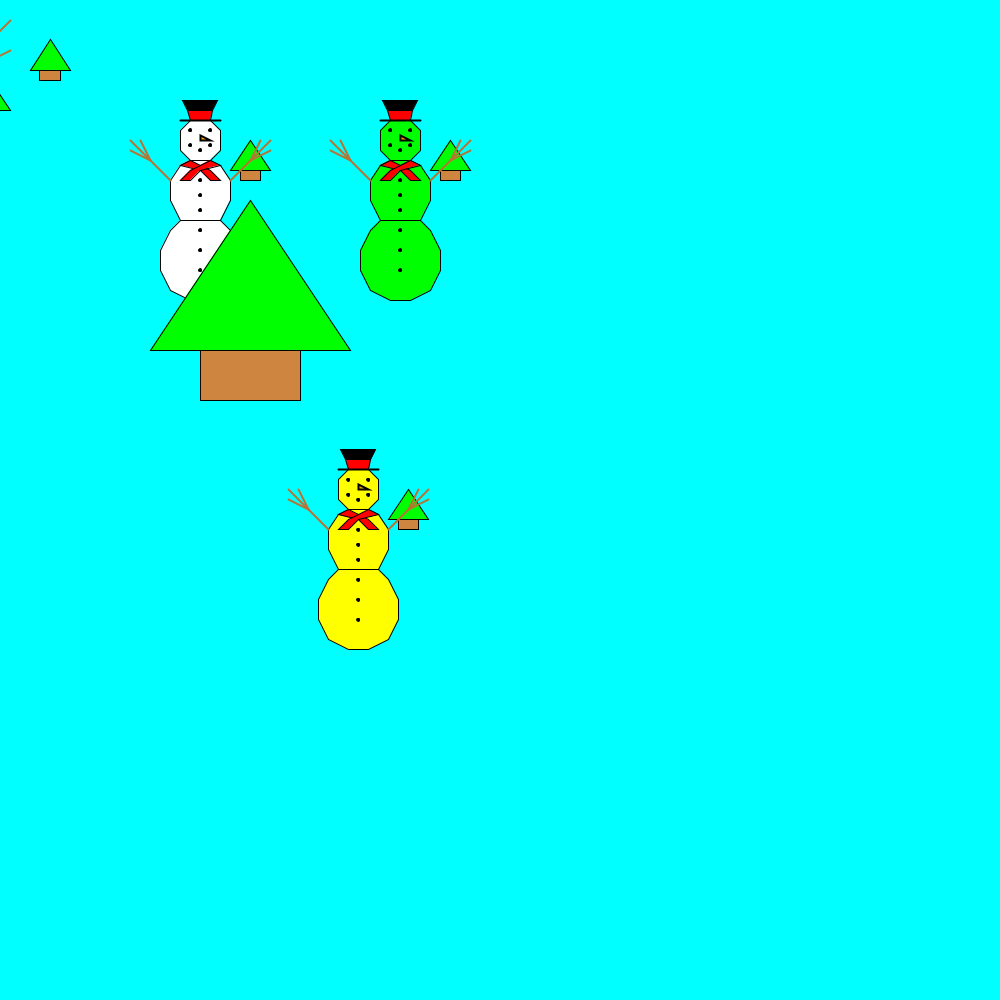
Frame 1 (no input)
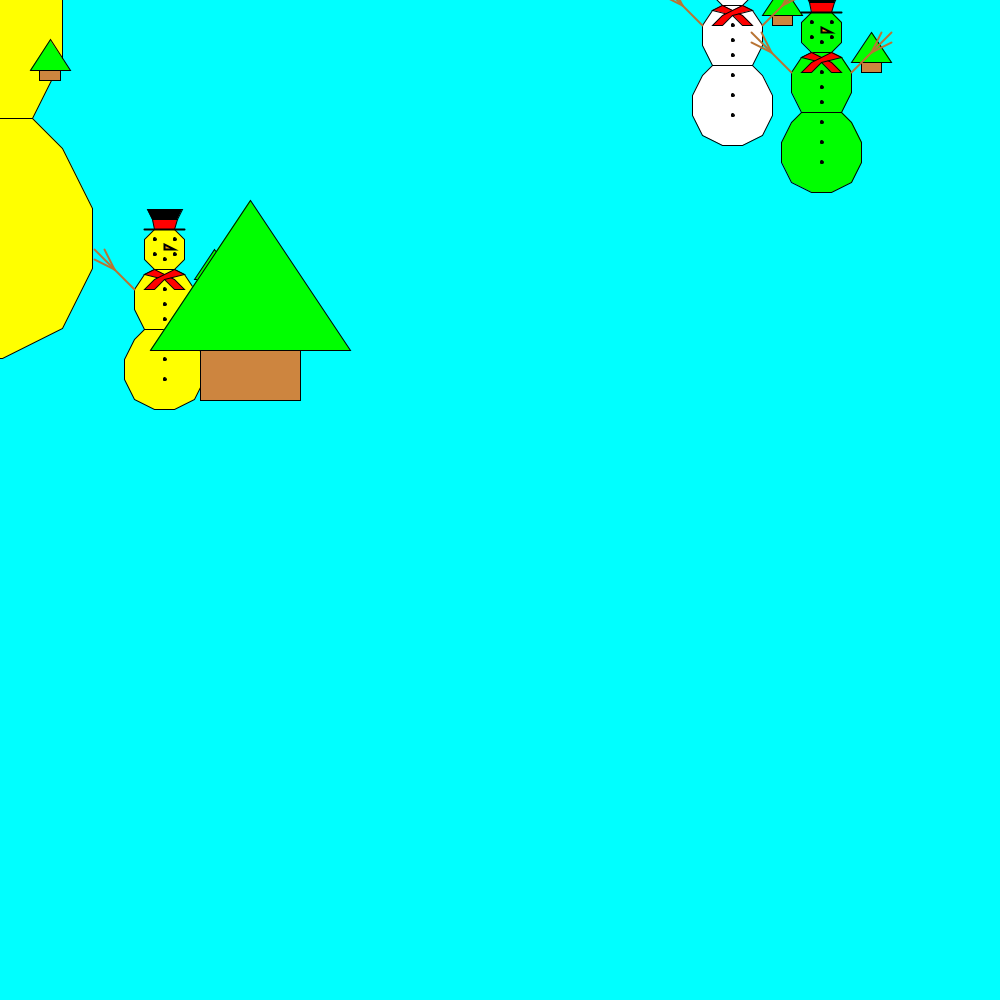
Frame 60 (the mouse pressed at the canvas centre just before this capture)
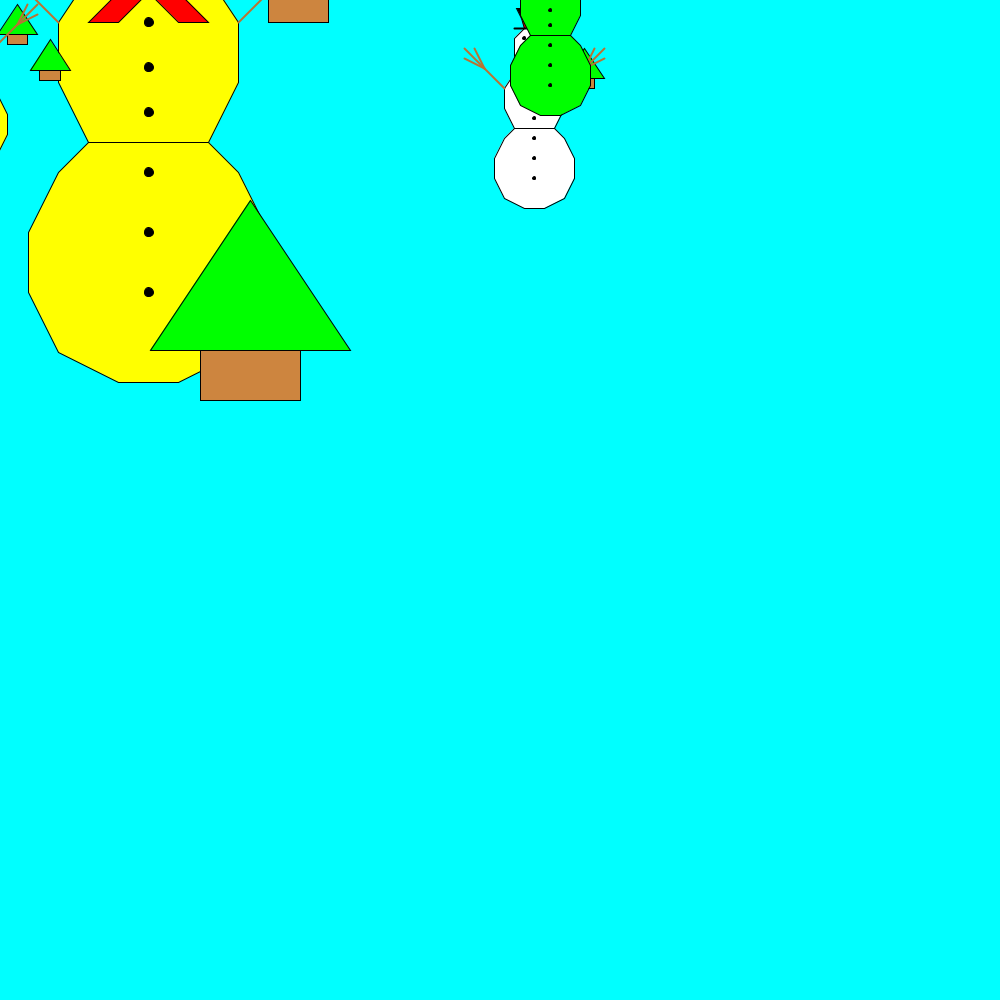
Frame 120 (the mouse held since frame 60 and released just before this capture)

The Processing sketch that drew these frames (run headless with seeded random() and noise(); from frame 60 on, the mouse is pressed at the canvas centre):

// Processing sketch: hw3sky
// ── hw3sky.pde
sky a, b, c, d, e,f,g;
void setup(){
 size(1000,1000);
 a = new sky(100,200,300,0);
 b = new sky(300,200,100,1);
 c = new sky(500,200,100,2);
 d = new sky();
 e = new sky(100,100,100,4);  
 f = new sky(500,500,500,5);   
 g = new sky(); 
}
void draw(){
  background(0,255,255);
 a.skyShow();
 b.skyShow();
 c.skyShow();
 d.skyShow();
 e.treeshow();
 f.treeshow();
 a.update();
 b.update();
 c.update();
 d.update();
}

// ── class.pde
//sky
class sky{
  sky(float a,float b, float c, int r){
    x = a;
    y = b;
    d = c;
    cc = r;
    vx = random(-10,10);
    vy = random(-5,5);
  }
  
  //more constructor
  sky(){
    x = random(0,width);
    y = random(0,height);
    d = 100;
    vx = random(-10,10); // suh
    vy = random(-5,5);   // suh
  }
  
  //member data
  float x, y, d, vx, vy;
  int cc;
  
  // member funtion
  
  void update(){
    x += vx;
    y += vy;
    if(x<0 || x>width) vx = -vx; // suh
    if(y<0 || y>height) vy = -vy; // suh
  }
  
  //tree
  void treeshow(){
    fill(0,255,0); //green
    triangle(x-d*0.5,y-d*0.6,x-d*0.7,y-d*0.3,x-d*0.3,y-d*0.3 );
    fill(205,133,63); 
    quad(x-d*0.6,y-d*0.2,x-d*0.4,y-d*0.2,x-d*0.4,y-d*0.3,x-d*0.6,y-d*0.3);
  }
  
  //snowmen
  void skyShow(){
    treeshow();//
    if(cc == 0) fill(255,255,0); //yellow
    else if(cc == 1) fill(255); //white
    else fill(0,255,0); //cyan
    beginShape();            //body
    vertex(x-d*1.1, y+d*1);
    vertex(x-d*0.9, y+d*1);
    vertex(x-d*0.9, y+d*1);
    vertex(x-d*0.7, y+d*0.9);
    vertex(x-d*0.7, y+d*0.9);
    vertex(x-d*0.6, y+d*0.7);
    vertex(x-d*0.6, y+d*0.7);
    vertex(x-d*0.6, y+d*0.5);
    vertex(x-d*0.6, y+d*0.5);
    vertex(x-d*0.7, y+d*0.3);
    vertex(x-d*0.7, y+d*0.3);
    vertex(x-d*0.8, y+d*0.2);
    vertex(x-d*0.8, y+d*0.2);
    vertex(x-d*1.2, y+d*0.2);
    vertex(x-d*1.2, y+d*0.2);
    vertex(x-d*1.3, y+d*0.3);
    vertex(x-d*1.3, y+d*0.3);
    vertex(x-d*1.4, y+d*0.5);
    vertex(x-d*1.4, y+d*0.5);
    vertex(x-d*1.4, y+d*0.7);
    vertex(x-d*1.4, y+d*0.7);
    vertex(x-d*1.3, y+d*0.9);
    vertex(x-d*1.3, y+d*0.9);
    vertex(x-d*1.1, y+d*1);
    endShape(CLOSE);
    beginShape();             //body
    vertex(x-d*0.8, y+d*0.2);
    vertex(x-d*1.2, y+d*0.2);
    vertex(x-d*1.2, y+d*0.2);
    vertex(x-d*1.3, y);
    vertex(x-d*1.3, y);
    vertex(x-d*1.3, y-d*0.2);
    vertex(x-d*1.3, y-d*0.2);
    vertex(x-d*1.2, y-d*0.35);
    vertex(x-d*1.2, y-d*0.35);
    vertex(x-d*1.1, y-d*0.4);
    vertex(x-d*1.1, y-d*0.4);
    vertex(x-d*0.9, y-d*0.4);
    vertex(x-d*0.9, y-d*0.4);
    vertex(x-d*0.8, y-d*0.35);
    vertex(x-d*0.8, y-d*0.35);
    vertex(x-d*0.7, y-d*0.2);
    vertex(x-d*0.7, y-d*0.2);
    vertex(x-d*0.7, y);
    vertex(x-d*0.7, y);
    vertex(x-d*0.8, y+d*0.2);
    endShape(CLOSE);
    beginShape();           //head
    vertex(x-d*0.9, y-d*0.4);
    vertex(x-d*1.1, y-d*0.4);
    vertex(x-d*1.1, y-d*0.4);
    vertex(x-d*1.2, y-d*0.5);
    vertex(x-d*1.2, y-d*0.5);
    vertex(x-d*1.2, y-d*0.7);
    vertex(x-d*1.2, y-d*0.7);
    vertex(x-d*1.1, y-d*0.8);
    vertex(x-d*1.1, y-d*0.8);
    vertex(x-d*0.9, y-d*0.8);
    vertex(x-d*0.9, y-d*0.8);
    vertex(x-d*0.8, y-d*0.7);
    vertex(x-d*0.8, y-d*0.7);
    vertex(x-d*0.8, y-d*0.7);
    vertex(x-d*0.8, y-d*0.5);
    vertex(x-d*0.8, y-d*0.5);
    vertex(x-d*0.9, y-d*0.4);
    endShape(CLOSE);
    fill(255, 0, 0);
    quad(x-d*1.1, y-d*0.8, x-d*0.9, y-d*0.8, 
        x-d*0.875, y-d*0.9, x-d*1.125, y-d*0.9);
    fill(0);
    quad(x-d*0.875, y-d*0.9, x-d*1.125, y-d*0.9, 
         x-d*1.175, y-d*1, x-d*0.825, y-d*1);
  
    fill(0);
    circle (x-d*1, y+d*0.7, d*0.03);
    circle (x-d*1, y+d*0.5, d*0.03);
    circle (x-d*1, y+d*0.3, d*0.03);
    circle (x-d*1, y+d*0.1, d*0.03);
    circle (x-d*1, y-d*0.05, d*0.03);
    circle (x-d*1, y-d*0.2, d*0.03);
    circle (x-d*1, y-d*0.5, d*0.03);
    circle (x-d*1.1, y-d*0.55, d*0.03);
    circle (x-d*0.9, y-d*0.55, d*0.03);
    circle (x-d*1.1, y-d*0.7, d*0.03);
    circle (x-d*0.9, y-d*0.7, d*0.03);
    fill(255, 0, 0);
    beginShape();
    vertex (x-d*1.1, y-d*0.4);
    vertex (x-d*1, y-d*0.35);
    vertex (x-d*1, y-d*0.35);
    vertex (x-d*0.9, y-d*0.3);
    vertex (x-d*0.9, y-d*0.3);
    vertex (x-d*0.8, y-d*0.2);
    vertex (x-d*0.8, y-d*0.2);
    vertex (x-d*0.9, y-d*0.2);
    vertex (x-d*0.9, y-d*0.2);
    vertex (x-d*1, y-d*0.3);
    vertex (x-d*1, y-d*0.3);
    vertex (x-d*1.2, y-d*0.35);
    vertex (x-d*1.2, y-d*0.35);
    vertex (x-d*1.1, y-d*0.4);
    endShape(CLOSE);
    beginShape();
    vertex (x-d*0.9, y-d*0.4);
    vertex (x-d*1, y-d*0.35);
    vertex (x-d*1, y-d*0.35);
    vertex (x-d*1.1, y-d*0.3);
    vertex (x-d*1.1, y-d*0.3);
    vertex (x-d*1.2, y-d*0.2);
    vertex (x-d*1.2, y-d*0.2);
    vertex (x-d*1.1, y-d*0.2);
    vertex (x-d*1.1, y-d*0.2);
    vertex (x-d*1, y-d*0.3);
    vertex (x-d*1, y-d*0.3);
    vertex (x-d*0.8, y-d*0.35);
    vertex (x-d*0.8, y-d*0.35);
    vertex (x-d*0.9, y-d*0.4);
    endShape(CLOSE);
    strokeWeight(2);
    line (x-d*1.2, y-d*0.8, x-d*0.8, y-d*0.8);
    fill(255, 165, 0);
    triangle (x-d*1, y-d*0.6, x-d*1, y-d*0.65, x-d*0.9, y-d*0.6);  // nose
    strokeWeight(2);              //hand
    stroke (184, 115, 51);
    line (x-d*1.3, y-d*0.2, x-d*1.5, y-d*0.4);
    line (x-d*1.5, y-d*0.4, x-d*1.6, y-d*0.6);
    line (x-d*1.5, y-d*0.4, x-d*1.7, y-d*0.6);
    line (x-d*1.5, y-d*0.4, x-d*1.7, y-d*0.5);
    line (x-d*0.7, y-d*0.2, x-d*0.5, y-d*0.4);
    line (x-d*0.5, y-d*0.4, x-d*0.4, y-d*0.6);
    line (x-d*0.5, y-d*0.4, x-d*0.3, y-d*0.6);
    line (x-d*0.5, y-d*0.4, x-d*0.3, y-d*0.5);
    strokeWeight(1);
    stroke (0);
  }
}
